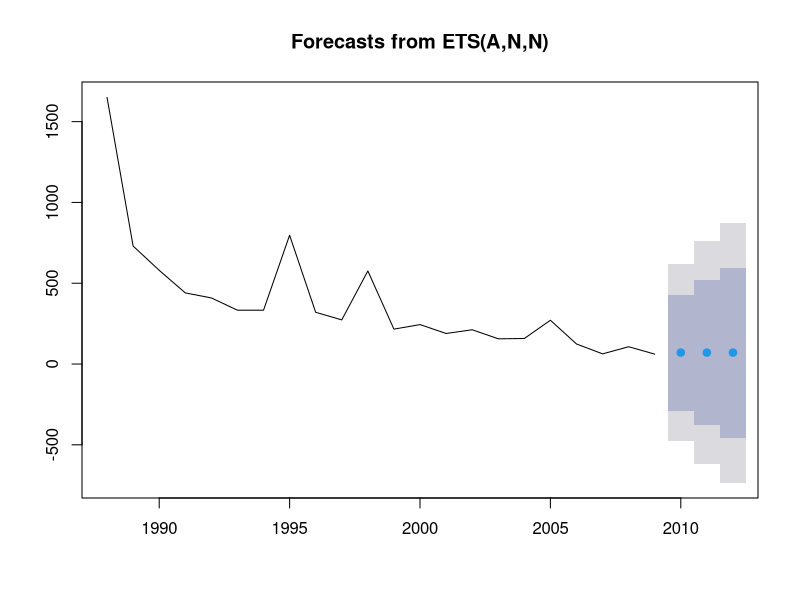
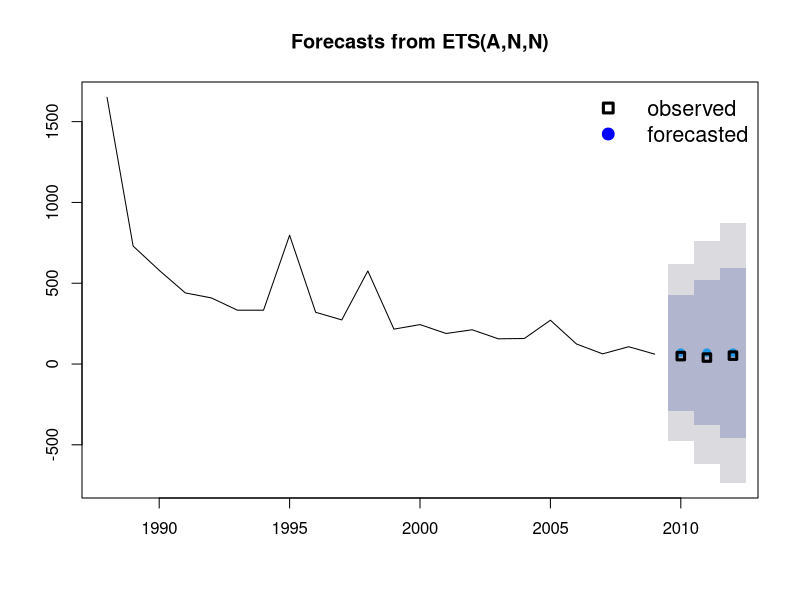
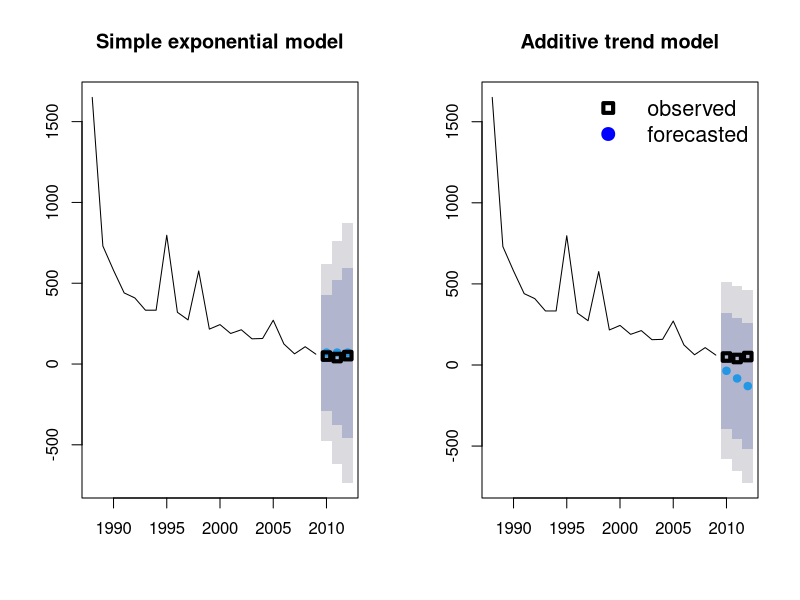
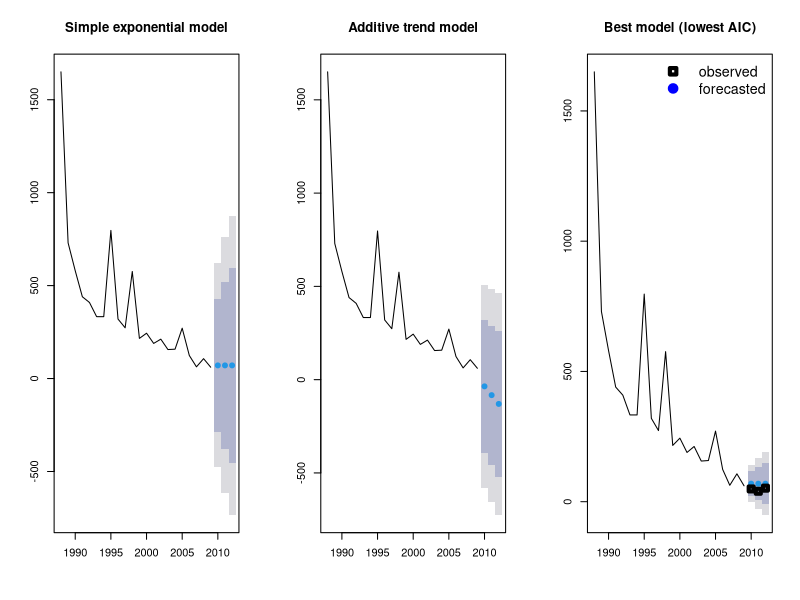
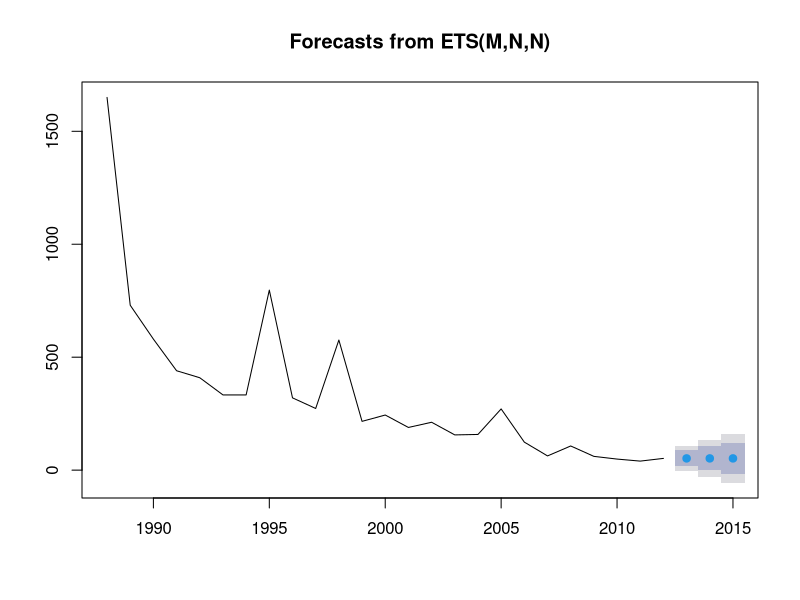
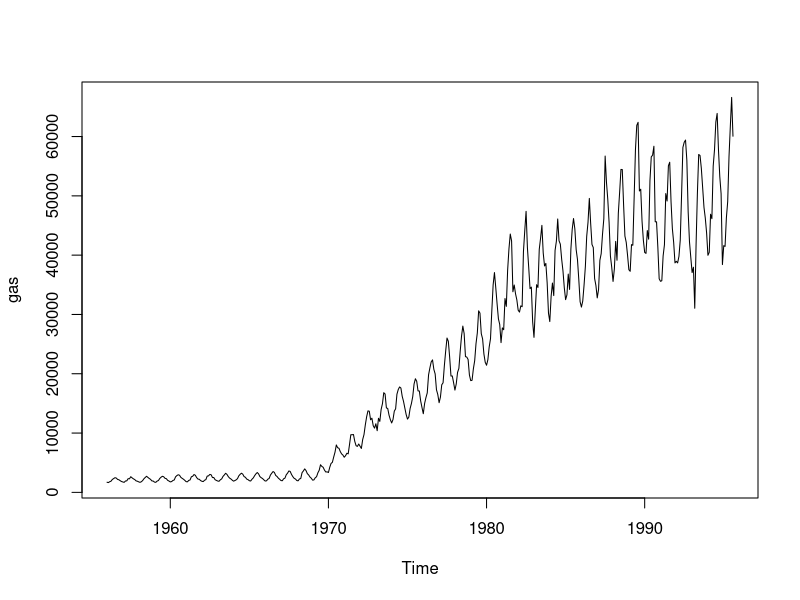
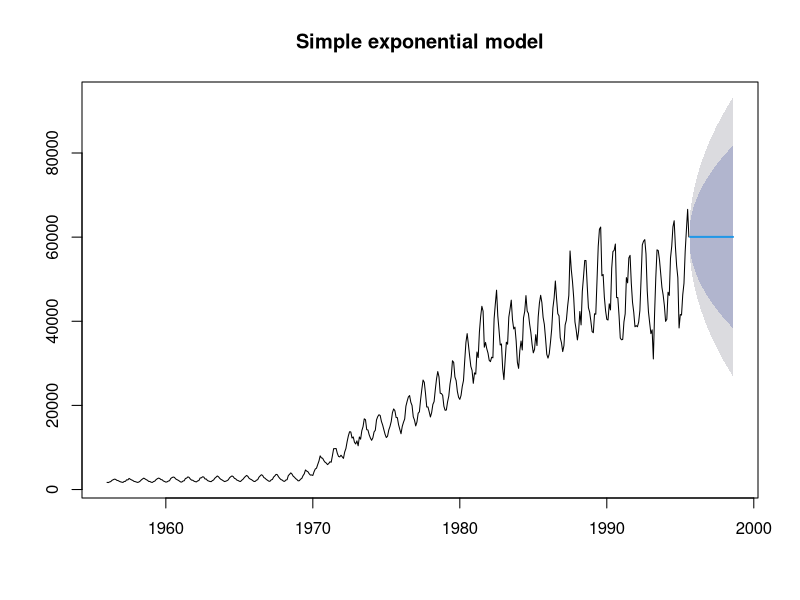
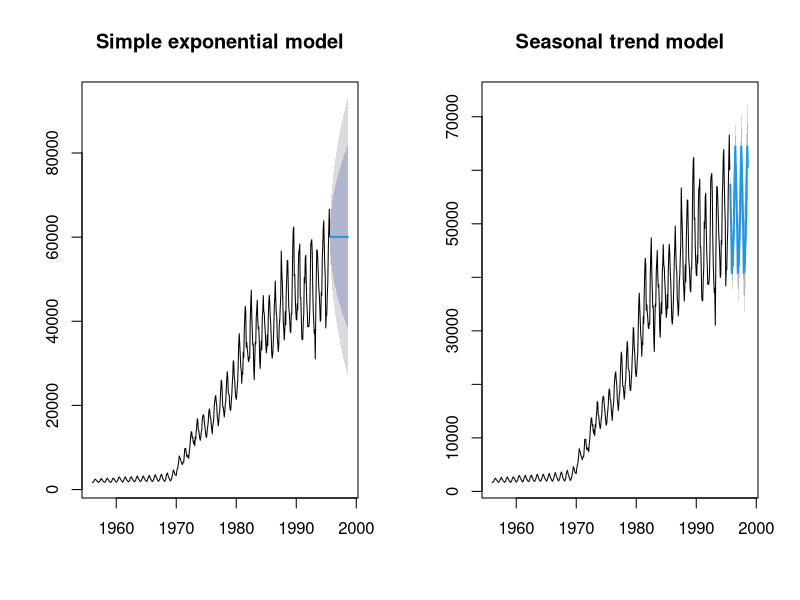

Here is the R script that generated these plots, in order:
## ---- chunk 1
library(forecast)
## ---- chunk 2
Area <- c(
  1650, 730, 580, 440, 409, 333, 333, 797, 320, 273, 576, 216, 244, 189, 212,
  156, 158, 271, 124, 63, 107, 61, 49, 40, 52
)
Year <- c(1988:2012)
## ---- chunk 3
Area_loss <- ts(Area, start = 1988, end = 2012, frequency = 1)
Area_loss
## ---- chunk 4
Area_loss_train <- window(Area_loss, start = 1988, end = 2009, frequency = 1)
Area_loss_test <- window(Area_loss, start = 2010, end = 2012, frequency = 1)
## ---- chunk 5
fit1 <- ets(Area_loss_train, model = "ANN")
## ---- chunk 6
fit1_forecast <- forecast(fit1, h = 3)
fit1_forecast
## ---- chunk 7
plot(fit1_forecast)
## ---- chunk 8
plot(fit1_forecast)
points(Year[23:25], Area[23:25], lty = 1, col = "black", lwd = 3, pch = 0)
legend("topright",
  legend = c("observed", "forecasted"), lwd = 3,
  col = c("black", "blue"), lty = c(0, 0), merge = TRUE,
  bty = "n", pch = c(0, 19), cex = 1.3
)
## ---- chunk 9
fit2 <- ets(Area_loss_train, model = "AAN")
fit2_forecast <- forecast(fit2, h = 3)
## ---- chunk 10
par(mfrow = c(1, 2))

plot(fit1_forecast, main = "Simple exponential model")
points(Year[23:25], Area[23:25], lty = 1, col = "black", lwd = 4, pch = 0)

plot(fit2_forecast, main = "Additive trend model")
points(Year[23:25], Area[23:25], lty = 1, col = "black", lwd = 4, pch = 0)

legend("topright",
  legend = c("observed", "forecasted"), lwd = 4,
  col = c("black", "blue"), lty = c(0, 0), merge = TRUE,
  bty = "n", pch = c(0, 19), cex = 1.3
)
## ---- chunk 11
fit3 <- ets(Area_loss_train)
fit3_forecast <- forecast(fit3, h = 3)
fit3$method
## ---- chunk 12
par(mfrow = c(1, 3))

plot(fit1_forecast, main = "Simple exponential model")
plot(fit2_forecast, main = "Additive trend model")
plot(fit3_forecast, main = "Best model (lowest AIC)")
points(Year[23:25], Area[23:25], lty = 1, col = "black", lwd = 4, pch = 0)

legend("topright",
  legend = c("observed", "forecasted"), lwd = 4,
  col = c("black", "blue"), lty = c(0, 0), merge = TRUE,
  bty = "n", pch = c(0, 19), cex = 1.3
)
## ---- chunk 13
Area_loss_train_2 <- window(Area_loss, start = 1988, end = 2012, frequency = 1)

fit4 <- ets(Area_loss_train_2)

fit4_forecast <- forecast(fit4, h = 3)

par(mfrow = c(1, 1))

plot(fit4_forecast)
## ---- chunk 14
data(gas)

plot(gas)
## ---- chunk 15
fit_gas1 <- ets(gas, model = "ANN")

fit_gas1_forecast <- forecast(fit_gas1, h = 36)

plot(fit_gas1_forecast, main = "Simple exponential model")
## ---- chunk 16
fit_gas2 <- ets(gas, model = "ANA")

fit_gas2_forecast <- forecast(fit_gas2, h = 36)

par(mfrow = c(1, 2))

plot(fit_gas1_forecast, main = "Simple exponential model")
plot(fit_gas2_forecast, main = "Seasonal trend model")
## ---- chunk 17
fit_gas3 <- ets(gas)

fit_gas3_forecast <- forecast(fit_gas3, h = 36)

par(mfrow = c(1, 3))
plot(fit_gas1_forecast, main = "Simple exponential model")
plot(fit_gas2_forecast, main = "Seasonal trend model")
plot(fit_gas3_forecast, main = "Best model (lowest AIC)")
